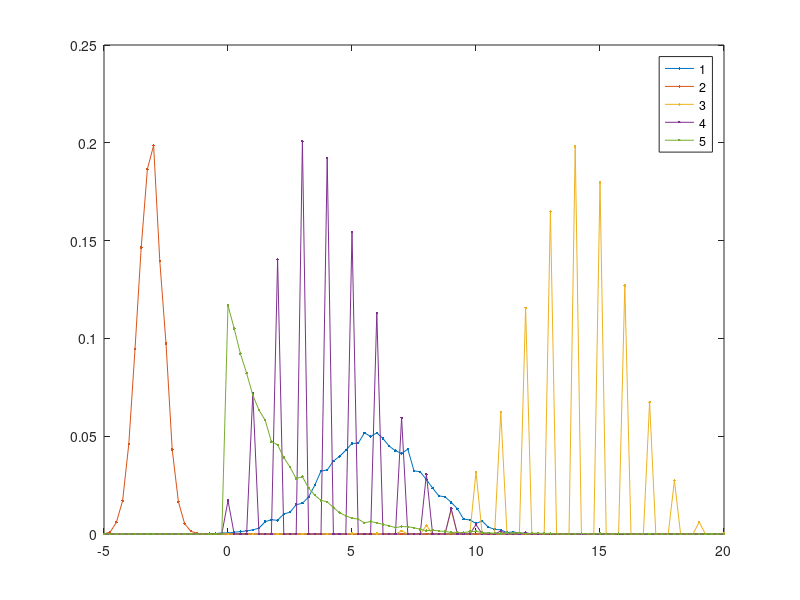

This chart was generated by the following MATLAB code:
load('Ex2-data/data/distributions.mat')

mu = sum(data) / size(data, 1);
dist = data - repmat(mu, size(data,1), 1);
sigma = sum(dist .^ 2) / (size(data, 1) - 1);
stddev = sqrt(sigma);

thirdmoment = sum(dist .^ 3) / (size(data, 1));
fourthmoment = sum(dist .^ 4) / (size(data, 1));

bins = histc(data, -5:0.25:20);
normbins = bins ./ size(data, 1);
plot(-5:0.25:20, normbins, '.-');
legend('1','2','3','4','5')


